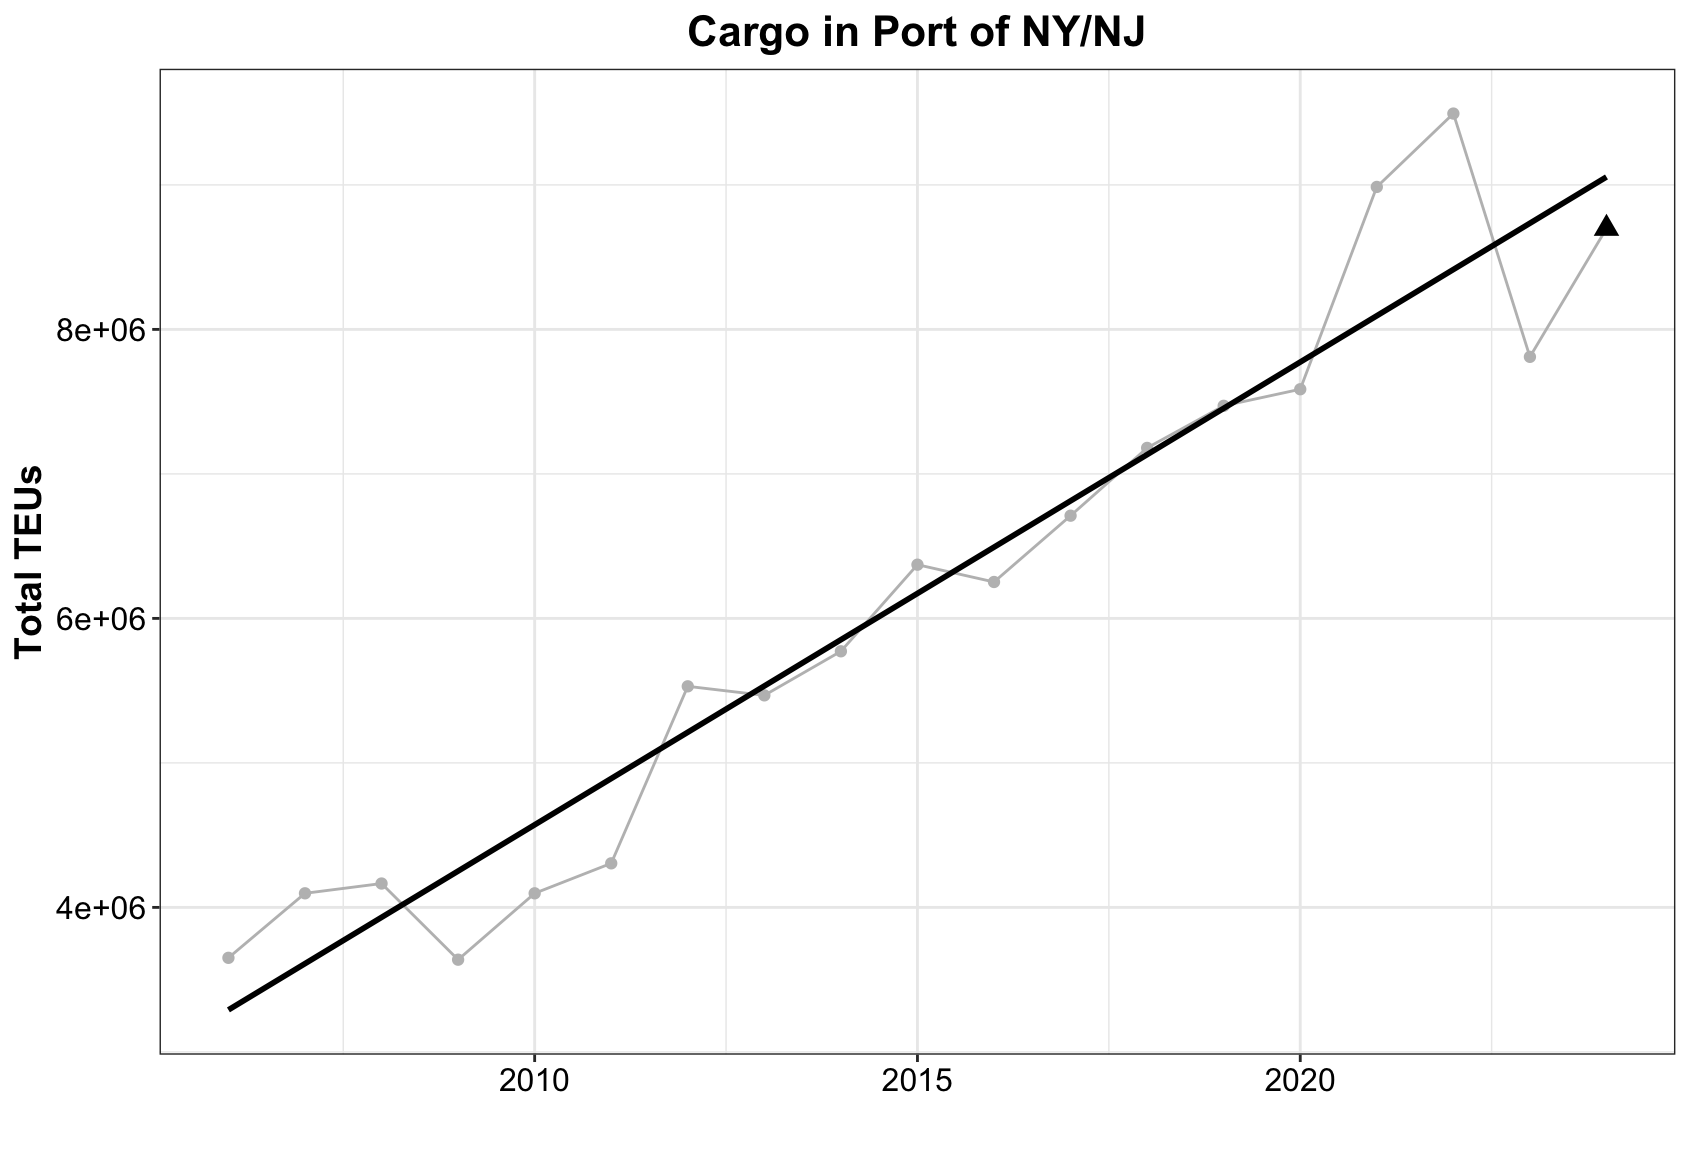

Reproduce this figure in R.
## Figures for total_teus of cargo

## **Laura Gruenburg, lagruenburg@gmail.com**

##   **LAST UPDATED: 2025 Report**


#####load required functions
#  You will need to download the functions from here https://gist.github.com/gavinsimpson/e73f011fdaaab4bb5a30

setwd("~/Desktop/NYB_Indicators_Calculations")
source("Deriv.R")
library(mgcv)
library(ggplot2)
#library(mgcViz)
library(ggpubr)

#######Load the datasets
setwd("~/Desktop/NYB_Indicators_Calculations/Final_Timeseries_Figures/Timeseries_Files_2025")
ds<-read.csv("Vessel_Density2025.csv", header = TRUE)

ds$total_total_teus<-as.numeric(gsub(",","",ds$total_total_teus))#remove commas, make numeric
ds$year<-as.numeric(gsub(",","",ds$year))#remove commas, make numeric

qtotal_teus = quantile(ds$total_total_teus, probs = c(.30, .70))

# find the last 5 years mean
mn_total_teus5 = mean(ds$total_total_teus[ds$year >= 2020])
# what percentile the data is in
mn_total_teus5 >qtotal_teus

# Creat a GAM - adjust k and remember to check model
mod<- gam(total_teus ~ s(year, k=5), data = ds)
summary(mod) #check out model
gam.check(mod)

pdata <- with(ds, data.frame(year = year))
p2_mod <- predict(mod, newdata = pdata,  type = "terms", se.fit = TRUE)
intercept = 6172791   # look at p2_mod and extract the intercept
pdata <- transform(pdata, p2_mod = p2_mod$fit[,1], se2 = p2_mod$se.fit[,1])

#  Now that we have the model prediction, the next step is to calculate the first derivative
#  Then determine which increases and decreases are significant
Term = "year"
mod.d <- Deriv(mod, n=19) # n is the number of years
mod.dci <- confint(mod.d, term = Term)
mod.dsig <- signifD(pdata$p2_mod, d = mod.d[[Term]]$deriv,
                    +                    mod.dci[[Term]]$upper, mod.dci[[Term]]$lower)

# Take a quick look to make sure it appears ok before final plotting
plot(total_teus ~ year, data = ds)
lines(total_teus ~ year, data = ds)
lines(p2_mod+intercept ~ year, data = pdata, type = "n")
lines(p2_mod+intercept ~ year, data = pdata)
lines(unlist(mod.dsig$incr)+intercept ~ year, data = pdata, col = "blue", lwd = 3)
lines(unlist(mod.dsig$decr)+intercept ~ year, data = pdata, col = "red", lwd = 3)

linearMod<- lm(total_teus ~ year, data=ds)
summary(linearMod)

p1 = ggplot() + 
  geom_line(data = ds, aes(x = year, y = total_teus), color = 'grey') +
  geom_point(data = ds, aes(x = year, y = total_teus), color = 'gray') + 
  geom_point(data = ds[1, ], aes(x = year, y = total_teus), shape = 17, size = 3) + 
  geom_smooth(data = ds, aes(x = year, y = total_teus), method = lm, se = FALSE, color = 'black') + 
  #geom_line(data=pdata, aes(x = year, y = p2_mod+intercept), se = FALSE, color = 'black', linetype = 'twodash', size = 1) + 
  #geom_line(data = pdata, aes(y = unlist(mod.dsig$incr)+intercept, x = year), color = "blue", size = 1) + 
  #geom_line(data = pdata, aes(y = unlist(mod.dsig$decr)+intercept, x = year), color = 'red', size = 1) + 
  theme_bw() +
  labs (y = bquote("Total TEUs"), x = '', title = 'Cargo in Port of NY/NJ') + 
  theme(plot.title=element_text(size = 16,face = 'bold',hjust = 0.5), axis.title=element_text(size = 14, face = 'bold'), axis.text= element_text(color = 'black', size = 12))


ggplot() + 
  geom_line(data = ds, aes(x = year, y = medium_boats_0_4999), color = 'pink') +
  geom_point(data = ds, aes(x = year, y = medium_boats_0_4999), color = 'pink') +
  geom_line(data = ds, aes(x = year, y = big_boats_5000_7999), color = 'red') +
  geom_point(data = ds, aes(x = year, y = big_boats_5000_7999), color = 'red') +
  geom_line(data = ds, aes(x = year, y = very_very_big_boats_8000_16999), color = 'orange') + 
  geom_point(data = ds, aes(x = year, y = very_very_big_boats_8000_16999), color = 'orange') + 
  
  geom_point(data = ds[1, ], aes(x = year, y = total_teus), shape = 17, size = 3) + 
  geom_smooth(data = ds, aes(x = year, y = total_teus), method = lm, se = FALSE, color = 'black') + 
  #geom_line(data=pdata, aes(x = year, y = p2_mod+intercept), se = FALSE, color = 'black', linetype = 'twodash', size = 1) + 
  #geom_line(data = pdata, aes(y = unlist(mod.dsig$incr)+intercept, x = year), color = "blue", size = 1) + 
  #geom_line(data = pdata, aes(y = unlist(mod.dsig$decr)+intercept, x = year), color = 'red', size = 1) + 
  theme_bw() +
  labs (y = bquote("Total TEUs"), x = '', title = 'Cargo in Port of NY/NJ') + 
  theme(plot.title=element_text(size = 16,face = 'bold',hjust = 0.5), axis.title=element_text(size = 14, face = 'bold'), axis.text= element_text(color = 'black', size = 12))
